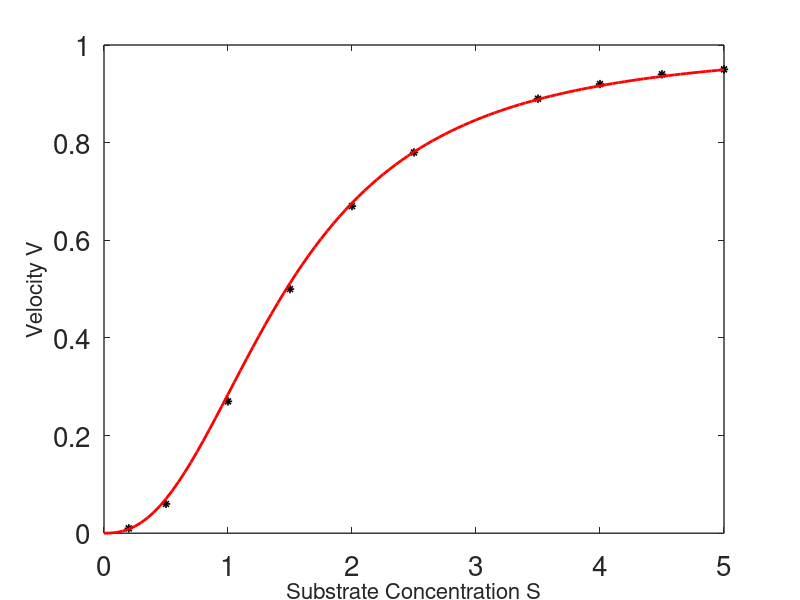

Reproduce this figure in MATLAB. (Note: this script raises an error after producing the figure.)

 set(0,                           ...
   'defaultaxesfontsize', 20,   ...
   'defaultaxeslinewidth', 1.0, ...
   'defaultlinelinewidth', 1.2, ...
   'defaultpatchlinewidth', 0.7);
   S=[.2;.5;1;1.5;2;2.5;3.5;4;4.5;5];
vmax = 1;
V=[.01;.060;.27;.50;.67;.78;.89;.92;.94;.95];
G=log(V./(1-V));
ls=log(S);

p=polyfit(ls,G,1)  % find a linear fir to G vs log(S)
Km = exp(-p(2)/p(1))
f=p(1)*ls+p(2);

s=[0:100]/20;
n=p(1)
km = exp(-p(2));
gv=s.^n./(s.^n+km);
figure(1);
plot(S,V,'k*',s,gv,'r','linewidth',2)
xlabel('Substrate Concentration S','fontsize',16)
ylabel('Velocity V','fontsize',16)

f=b(2)*ls+b(1);
figure(2);
plot(ls,f,'g','linewidth',2)
hold on
plot(ls,G,'k*')
xlabel('ln(S)','fontsize',16);
ylabel('ln(V/(V_{max}-V)','fontsize',16)
Km=exp(-b(1)/b(2))
